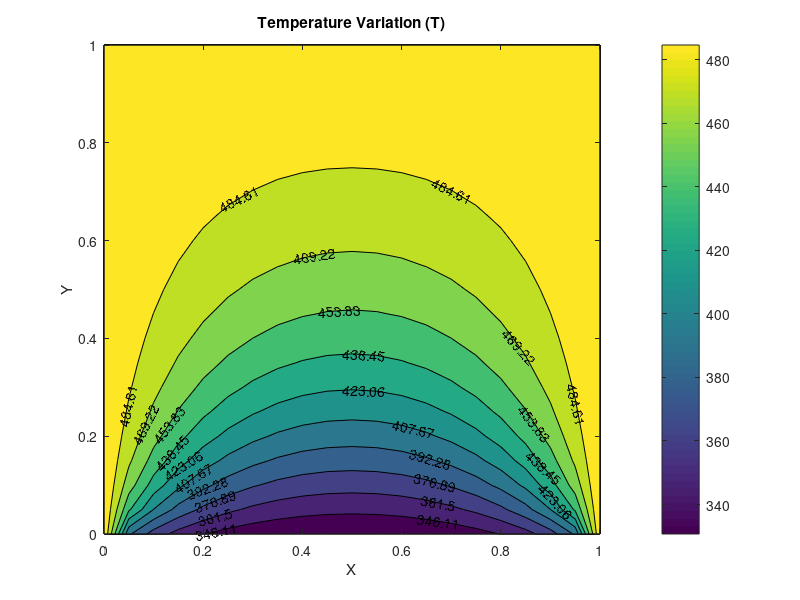

Source code (MATLAB):
% 2D Heat Conduction & Convection Example-1
clear all; clc

% Known Parameters
Lx = 1; % Length of X-Domain
Ly = 1; % Length of Y-Domain
M = 21; % Number of grid points starting from 1 in x-direction
N = 21; % Number of grid points starting from 1 in y-direction
h = 10; % Convective Heat Transfer Coefficient (W/K/m^2)
T_inf = 300; % Free air Temperature T_infi=300K
k = 0.8; % Thermal Conductivity of the wall (W/K/m)

% Calculated constants
dx = Lx/(M-1); % Grid size along x-direction
dy = Ly/(N-1); % Grid size along y-direction
B = dx/dy;

% Coefficients
ap = 2*((1/(dx^2))+(1/(dy^2)));
ae = 1/(dx^2);
aw = 1/(dx^2);
an = 1/(dy^2);
as = 1/(dy^2);

% Initializing Temperature matrix
T = zeros(N,M);

% Boundary Conditions
T(:,1) = 500; % Left Boundary T=500K
T(N,:) = 500; % Top Boundary T=500K
T(:,M) = 500; % Right Boundary T=500K

% Computation
epsilon = 1e-8; % Error Sensivity
err = 1; % Error
n = 0; % Iterator

while err>epsilon
    err = 0; % Error
    for j=2:N-1 % For Internal Grid points
        for i=2:M-1 % For Internal Grid points
            T_old = T(j,i);
            T(j,i) = (1/ap)*(ae*T(j+1,i) + aw*T(j-1,i) + an*T(j,i+1) + as*T(j,i-1));
            err = err + power(T(j,i)-T_old,2);
        end
    end
    for i=2:M-1 % Bottom Neumann Boundary Condition
        T(1,i) = (4*T(2,i)-T(3,i)+(2*dy*(h/k))*T_inf)/(3+(2*dy*(h/k)));
    end
    err = sqrt(err/(M*N));
    n = n+1; % Iterator
end
T
n
err

% Plotting
x = linspace(0,Lx,M);
y = linspace(0,Ly,N);
[X,Y] = meshgrid(x,y);
contourf(X,Y,T,'ShowText','on'),colorbar
xlabel('X'),ylabel('Y'),title('Temperature Variation (T)')
